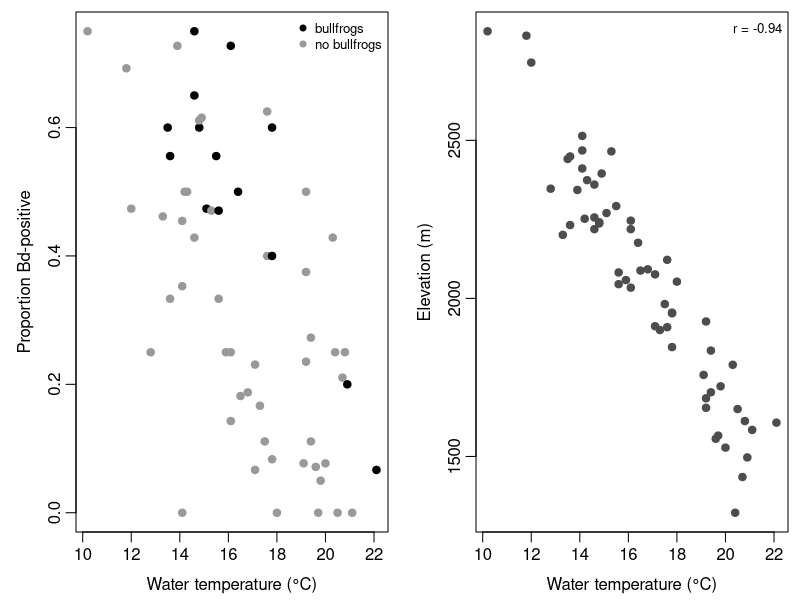
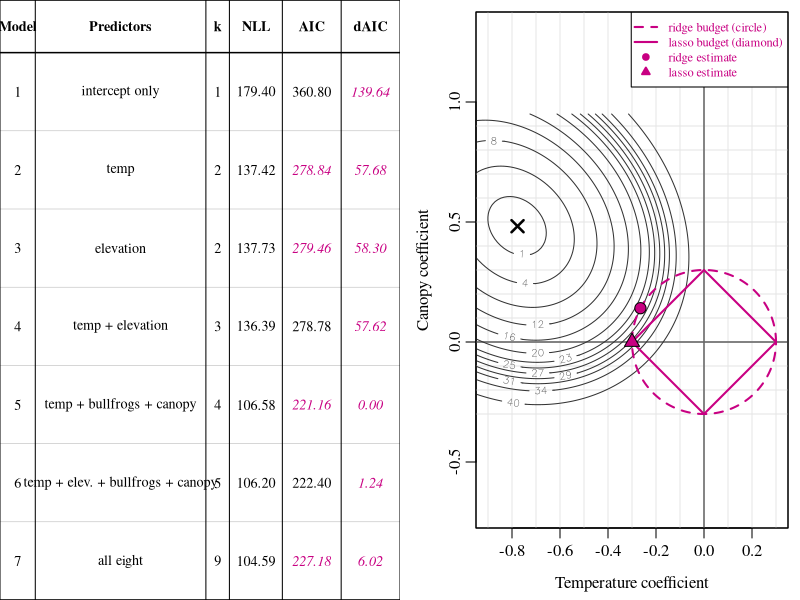

These charts were generated, in order, by the following R code:
## ---- chunk 1
knitr::opts_chunk$set(echo = FALSE, warning = FALSE, message = FALSE,
                       fig.width = 6.5, fig.height = 0.3)

# draws n full-width blank lines (margin to margin) for handwritten answers,
# as a single plot so spacing is deterministic; pair with fig.height = 0.3 * n
blank_lines <- function(n = 1) {
  par(mar = c(0, 0, 0, 0))
  plot(NA, xlim = c(0, 1), ylim = c(0, n), axes = FALSE, xlab = "", ylab = "")
  for (i in seq_len(n)) {
    segments(0, n - i + 0.5, 1, n - i + 0.5, lwd = 1)
  }
}

# reserves blank work space (no ruled lines); pair with fig.height
blank_space <- function() {
  par(mar = c(0, 0, 0, 0))
  plot.new()
}

# fill-in table drawn with base graphics so row height is controllable;
# body = list of rows, each a list/vector of cell strings ("" = blank)
blank_table <- function(headers, body, col_widths = NULL,
                        header_height = 0.35, row_height = 0.5,
                        cex = 0.95, bold_rows = integer(0), ans = NULL) {
  nc <- length(headers); nr <- length(body)
  if (is.null(col_widths)) col_widths <- rep(1, nc)
  col_widths <- col_widths / sum(col_widths)
  cx <- c(0, cumsum(col_widths))
  h_total <- header_height + nr * row_height
  par(mar = c(0, 0, 0, 0), family = "serif")
  plot(NA, xlim = c(0, 1), ylim = c(0, h_total), axes = FALSE, xlab = "", ylab = "",
       xaxs = "i", yaxs = "i")
  y <- h_total
  segments(0, y, 1, y, lwd = 1.5)
  y <- y - header_height
  segments(0, y, 1, y, lwd = 1.5)
  for (i in seq_len(nr)) {
    y <- y - row_height
    segments(0, y, 1, y, lwd = if (i == nr) 1.5 else 0.5,
             col = if (i == nr) "black" else "grey70")
  }
  for (v in cx) segments(v, 0, v, h_total, lwd = 1)
  yh <- h_total - header_height / 2
  for (j in seq_len(nc)) text((cx[j] + cx[j + 1]) / 2, yh, labels = headers[[j]], font = 2, cex = cex)
  y <- h_total - header_height
  for (i in seq_len(nr)) {
    yc <- y - row_height / 2
    fnt <- if (i %in% bold_rows) 2 else 1
    for (j in seq_len(nc)) {
      val <- body[[i]][[j]]
      is_ans <- !is.null(ans) && isTRUE(ans[[i]][[j]])
      if (!identical(val, "")) text((cx[j] + cx[j + 1]) / 2, yc, labels = val,
                                    font = if (is_ans) 3 else fnt, cex = cex,
                                    col = if (is_ans) ans_col else "black")
    }
    y <- y - row_height
  }
}

# keeps a prompt and its answer space on one PDF page: place `r nq(...)` on its
# own line just above the prompt. Emits nothing in non-LaTeX output. lines =
# lines of prompt text, rows = rows of blank space below it (0.3 in each),
# extra = any other height (in inches), e.g. a figure or table
nq <- function(lines, rows = 0, extra = 0) {
  if (!knitr::is_latex_output()) return("")
  knitr::asis_output(sprintf("\n\\needspace{%.2fin}\n", 0.23 * lines + 0.15 + 0.3 * rows + extra))
}

ans_col <- rgb(200, 0, 130, maxColorValue = 255)
ponds <- read.csv("../../data/BdRegionalSurvey.csv")
covars <- c("water_temp_c", "elevation_m", "canopy_pct", "conductivity_us",
            "area_ha", "fish", "bullfrogs", "road_km")
X <- scale(as.matrix(ponds[, covars]))
colnames(X) <- c("temp", "elev", "canopy", "cond", "area", "fish", "bullfrogs", "road")
y_bin <- cbind(ponds$bd_positive, ponds$frogs_swabbed - ponds$bd_positive)

# candidate models: NLL at the MLE (rounded to 2 decimals, as printed)
fit_nll <- function(cols) {
  f <- if (length(cols) == 0) glm(y_bin ~ 1, family = binomial) else
    glm(y_bin ~ X[, cols, drop = FALSE], family = binomial)
  round(-as.numeric(logLik(f)), 2)
}
models <- list(character(0), "temp", "elev", c("temp", "elev"),
               c("temp", "bullfrogs", "canopy"),
               c("temp", "elev", "bullfrogs", "canopy"), colnames(X))
model_labels <- c("intercept only", "temp", "elevation", "temp + elevation",
                  "temp + bullfrogs + canopy", "temp + elev. + bullfrogs + canopy",
                  "all eight")
k <- sapply(models, length) + 1
nll <- sapply(models, fit_nll)
aic <- 2 * nll + 2 * k
f2 <- function(v) formatC(v, format = "f", digits = 2)

# NLL surface for a temp + canopy model, intercept profiled out
zt <- X[, "temp"]
zc <- X[, "canopy"]
nll_2d <- function(bt, bc) {
  eta_off <- bt * zt + bc * zc
  f <- function(b0) -sum(dbinom(ponds$bd_positive, ponds$frogs_swabbed,
                                plogis(b0 + eta_off), log = TRUE))
  optimize(f, c(-4, 3))$objective
}
bt_grid <- seq(-0.95, 0.35, length.out = 101)
bc_grid <- seq(-0.35, 0.95, length.out = 101)
nll_surf <- outer(bt_grid, bc_grid, Vectorize(nll_2d))
mle_2d <- coef(glm(y_bin ~ zt + zc, family = binomial))[-1]

# answers: AIC from the printed (rounded) NLLs; LRTs; constrained estimates on each budget
d_aic <- aic - min(aic)
lrt_56 <- 2 * (nll[5] - nll[6])
lrt_57 <- 2 * (nll[5] - nll[7])
budget <- 0.3
theta <- seq(0, 2 * pi, length.out = 1441)
circle <- cbind(budget * cos(theta), budget * sin(theta))
s <- seq(-1, 1, length.out = 801)
diamond <- rbind(cbind(budget * s, budget * (1 - abs(s))), cbind(budget * s, -budget * (1 - abs(s))))
ridge_est <- circle[which.min(apply(circle, 1, function(b) nll_2d(b[1], b[2]))), ]
lasso_est <- diamond[which.min(apply(diamond, 1, function(b) nll_2d(b[1], b[2]))), ]
r_te <- cor(ponds$water_temp_c, ponds$elevation_m)
## ---- chunk 2
par(mfrow = c(1, 2), mar = c(3.4, 3.8, 0.6, 0.6), mgp = c(2.1, 0.6, 0))
plot(ponds$water_temp_c, ponds$bd_positive / ponds$frogs_swabbed, pch = 19,
     col = ifelse(ponds$bullfrogs == 1, "black", "grey60"),
     xlab = "Water temperature (°C)", ylab = "Proportion Bd-positive")
legend("topright", c("bullfrogs", "no bullfrogs"), pch = 19,
       col = c("black", "grey60"), bty = "n", cex = 0.8)
plot(ponds$water_temp_c, ponds$elevation_m, pch = 19, col = "grey30",
     xlab = "Water temperature (°C)", ylab = "Elevation (m)")
legend("topright", paste0("r = ", f2(cor(ponds$water_temp_c, ponds$elevation_m))),
       bty = "n", cex = 0.8)
## ---- chunk 3
rows <- lapply(seq_along(models), function(i) {
  c(as.character(i), model_labels[i], as.character(k[i]), f2(nll[i]), f2(aic[i]), f2(d_aic[i]))
})
ans_cells <- lapply(seq_along(models), function(i) {
  c(FALSE, FALSE, FALSE, FALSE, !(i %in% c(1, 4, 6)), TRUE)
})
blank_table(c("Model", "Predictors", "k", "NLL", "AIC", "dAIC"), rows,
            col_widths = c(0.6, 2.9, 0.4, 0.9, 1, 1), row_height = 0.52, cex = 0.85,
            ans = ans_cells)
## ---- chunk 4
par(mar = c(3.6, 3.8, 0.6, 0.6), mgp = c(2.2, 0.6, 0))
plot(NA, xlim = range(bt_grid), ylim = range(bc_grid), asp = 1, xaxs = "i", yaxs = "i",
     xlab = "Temperature coefficient", ylab = "Canopy coefficient")
abline(v = seq(-0.9, 0.3, 0.1), h = seq(-0.3, 0.9, 0.1), col = "grey90")
abline(v = 0, h = 0, col = "grey40", lwd = 1.5)
contour(bt_grid, bc_grid, nll_surf - min(nll_surf),
        levels = c(1, 4, 8, 12, 16, 20, 23, 25, 27, 29, 31, 34, 40),
        add = TRUE, labcex = 0.65, col = "grey20")
points(mle_2d[1], mle_2d[2], pch = 4, cex = 1.6, lwd = 2.5)
lines(circle, col = ans_col, lwd = 2, lty = 2)
polygon(rbind(c(budget, 0), c(0, budget), c(-budget, 0), c(0, -budget)),
        border = ans_col, lwd = 2)
points(rbind(ridge_est, lasso_est), pch = c(21, 24), bg = ans_col, cex = 1.5)
legend("topright", c("ridge budget (circle)", "lasso budget (diamond)",
                        "ridge estimate", "lasso estimate"),
       col = ans_col, lty = c(2, 1, NA, NA), lwd = 2, pch = c(NA, NA, 21, 24),
       pt.bg = ans_col, bty = "o", bg = "white", cex = 0.75, text.col = ans_col)
box()
